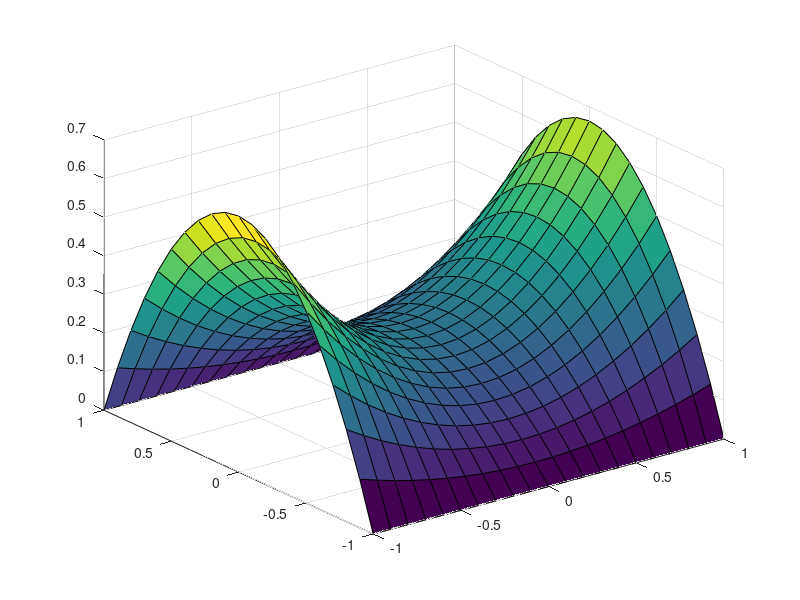

Write the MATLAB code that produced this figure.
%ejemplo 2.7, verificados los resultados con el libro.

x_exp = [0 2 0 2 4 4 4 2 0 6 6 6 6 4 2 0 8 8 8 8 8 6 4 2 0];
y_exp = [0 0 2 2 0 2 4 4 4 0 2 4 6 6 6 6 0 2 4 6 8 8 8 8 8]; 
% hasta M = 25 se banca esto.
%no quise seguir expandiendo mas, porque: 1. no lo creia necesario; 2.
%sigue un patron facilemnte deducible si creen que es necesario mas
%terminos.

M = 2;

N = @(m,x,y) (1-y.^2).*x.^(x_exp(m)).*y.^(y_exp(m));
%W = @(l,x,y) (1-y^2).*x.^(x_exp(l)).*y.^(y_exp(l));
dNdx = @(m,x,y) x_exp(m)*x.^(x_exp(m)-1).*y.^y_exp(m).*(1-y.^2);
dNdy = @(m,x,y) y_exp(m).*x.^(x_exp(m)).*y.^(y_exp(m)-1).*(1-y.^2)-2*x.^x_exp(m).*y.^(y_exp(m)+1);

K = zeros(M,M);
f = zeros(M,1);

for l = 1:M
    for m = 1:M
        K(l,m) = integral2(@(x,y) dNdx(l,x,y).*dNdx(m,x,y) + dNdy(l,x,y).*dNdy(m,x,y), 0, 1, 0, 1);
    end
    f(l) = integral(@(y) N(l,1,y).*cos(pi.*y./2),0,1);
end

a = K\f;

x_q = -1:0.1:1;
y_q = -1:0.1:1;
n = length(x_q);
[X,Y] = meshgrid(x_q,y_q);
%phi = @(x,y) sum(a(:).*N(1:M,x,y));

phi_q = zeros(n,n);
for i = 1:n
    for j = 1:n
        phi_q(i,j) = sum(a(1:M).*N(1:M,X(i,j),Y(i,j))');
    end
end

surf(X,Y,phi_q);